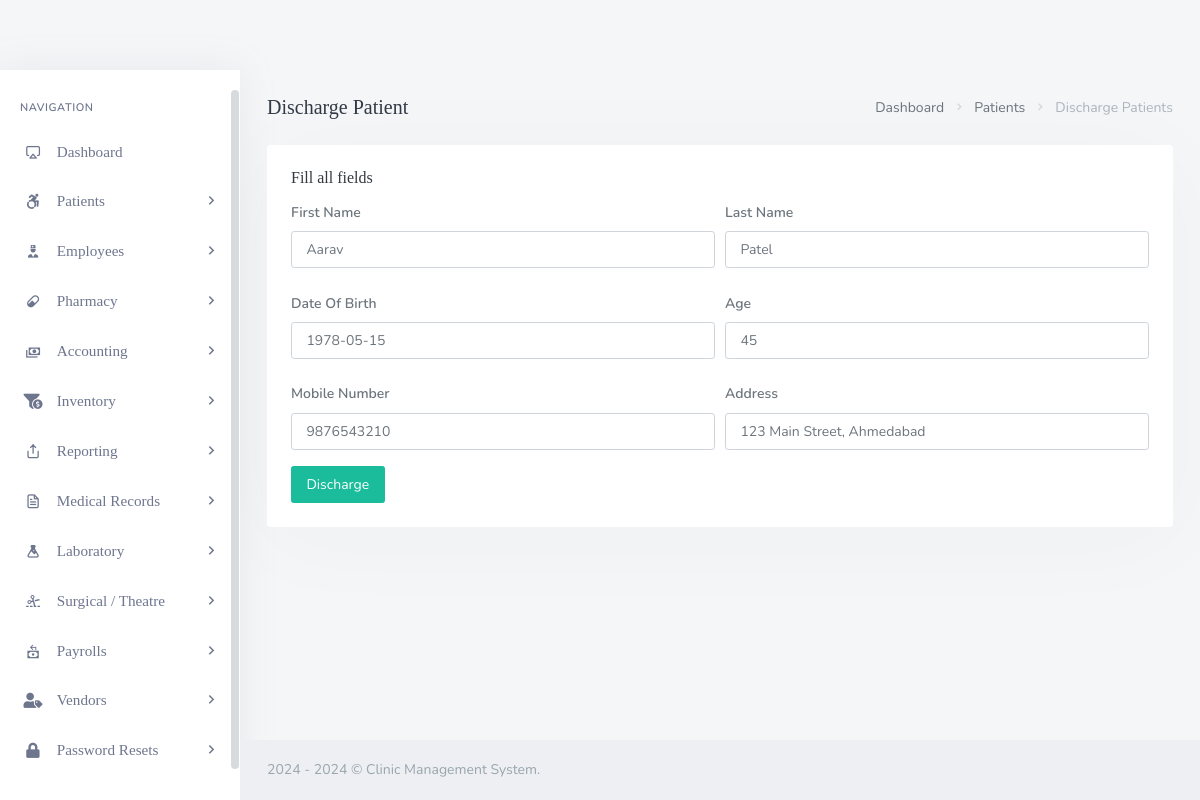
/backend/admin/his_admin_discharge_single_patient.php?pat_id=1, run on the app's committed database.
### tables this page shows
CREATE TABLE `his_patients` (
  `pat_id` int(20) NOT NULL,
  `pat_fname` varchar(200) DEFAULT NULL,
  `pat_lname` varchar(200) DEFAULT NULL,
  `pat_dob` varchar(200) DEFAULT NULL,
  `pat_age` varchar(200) DEFAULT NULL,
  `pat_number` varchar(200) DEFAULT NULL,
  `pat_addr` varchar(200) DEFAULT NULL,
  `pat_phone` varchar(200) DEFAULT NULL,
  `pat_type` varchar(200) DEFAULT NULL,
  `pat_date_joined` timestamp(6) NOT NULL DEFAULT CURRENT_TIMESTAMP(6) ON UPDATE CURRENT_TIMESTAMP(6),
  `pat_ailment` varchar(200) DEFAULT NULL,
  `pat_discharge_status` varchar(200) DEFAULT NULL
);

### backend/admin/his_admin_discharge_single_patient.php (the view, shortened to what this page needs)
<?php
	include('assets/inc/config.php');
?>
<!DOCTYPE html>
<html lang="en">
    <?php include('assets/inc/head.php');?>
    <body>
        <div id="wrapper">
            <?php include("assets/inc/sidebar.php");?>
            <div class="content-page">
                <div class="content">
                    <div class="container-fluid">
                        <div class="row">
                            <div class="col-12">
                                <div class="page-title-box">
                                    <div class="page-title-right">
                                        <ol class="breadcrumb m-0">
                                            <li class="breadcrumb-item"><a href="his_admin_dashboard.php">Dashboard</a></li>
                                            <li class="breadcrumb-item"><a href="javascript: void(0);">Patients</a></li>
                                            <li class="breadcrumb-item active">Discharge Patients</li>
                                        </ol>
                                    </div>
                                    <h4 class="page-title">Discharge Patient</h4>
                                </div>
                            </div>
                        </div>
                        <?php
                            $pat_id=$_GET['pat_id'];
                            $ret="SELECT  * FROM his_patients WHERE pat_id=?";
                            $stmt= $mysqli->prepare($ret) ;
                            $stmt->bind_param('i',$pat_id);
                            $stmt->execute() ;
                            $res=$stmt->get_result();
                            while($row=$res->fetch_object())
                            {
                        ?>
                        <div class="row">
                            <div class="col-12">
                                <div class="card">
                                    <div class="card-body">
                                        <h4 class="header-title">Fill all fields</h4>
                                        <form method="post">
                                            <div class="form-row">
                                                <div class="form-group col-md-6">
                                                    <label for="inputEmail4" class="col-form-label">First Name</label>
                                                    <input type="text" required="required" value="<?php echo $row->pat_fname;?>" name="pat_fname" class="form-control" id="inputEmail4" placeholder="Patient's First Name">
                                                </div>
                                                <div class="form-group col-md-6">
                                                    <label for="inputPassword4" class="col-form-label">Last Name</label>
                                                    <input required="required" type="text" value="<?php echo $row->pat_lname;?>" name="pat_lname" class="form-control"  id="inputPassword4" placeholder="Patient`s Last Name">
                                                </div>
                                            </div>
                                            <div class="form-row">
                                                <div class="form-group col-md-6">
                                                    <label for="inputEmail4" class="col-form-label">Date Of Birth</label>
                                                    <input type="text" required="required" value="<?php echo $row->pat_dob;?>" name="pat_dob" class="form-control" id="inputEmail4" placeholder="DD/MM/YYYY">
                                                </div>
                                                <div class="form-group col-md-6">
                                                    <label for="inputPassword4" class="col-form-label">Age</label>
                                                    <input required="required" type="text" value="<?php echo $row->pat_age;?>" name="pat_age" class="form-control"  id="inputPassword4" placeholder="Patient`s Age">
                                                </div>
                                            </div>
                                            <div class="form-row">
                                                <div class="form-group col-md-6">
                                                    <label for="inputCity" class="col-form-label">Mobile Number</label>
                                                    <input required="required" type="text" value="<?php echo $row->pat_phone;?>" name="pat_phone" class="form-control" id="inputCity">
                                                </div>
                                                <div class="form-group col-md-6">
                                                    <label for="inputCity" class="col-form-label">Address</label>
                                                    <input required="required" type="text" value="<?php echo $row->pat_addr;?>" name="pat_phone" class="form-control" id="inputCity">
                                                </div>
                                            </div>
                                            <button type="submit" name="discharge_patient" class="ladda-button btn btn-success" data-style="expand-right">Discharge</button>
                                        </form>
                                    </div>
                                </div>
                            </div>
                        </div>
                        <?php  }?>
                    </div>
                </div>
                <?php include('assets/inc/footer.php');?>
            </div>
        </div>
    </body>
</html>

### data on the page
his_patients: pat_fname "Aarav", pat_lname "Patel", pat_dob "1978-05-15", pat_age "45", pat_phone "9876543210", pat_phone "123 Main Street, Ahmedabad"
